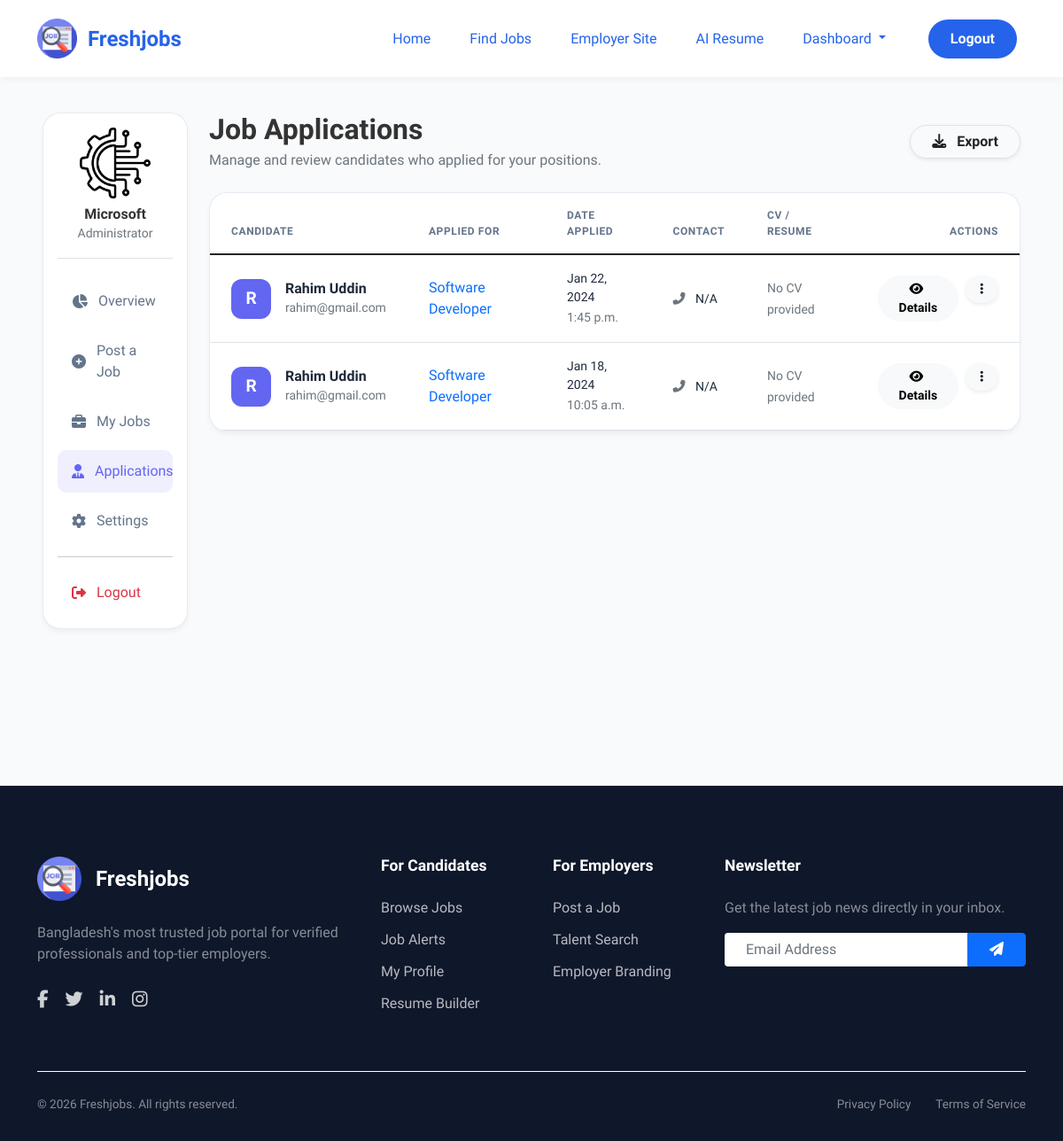
The app's page /applications/ (signed in), older data.
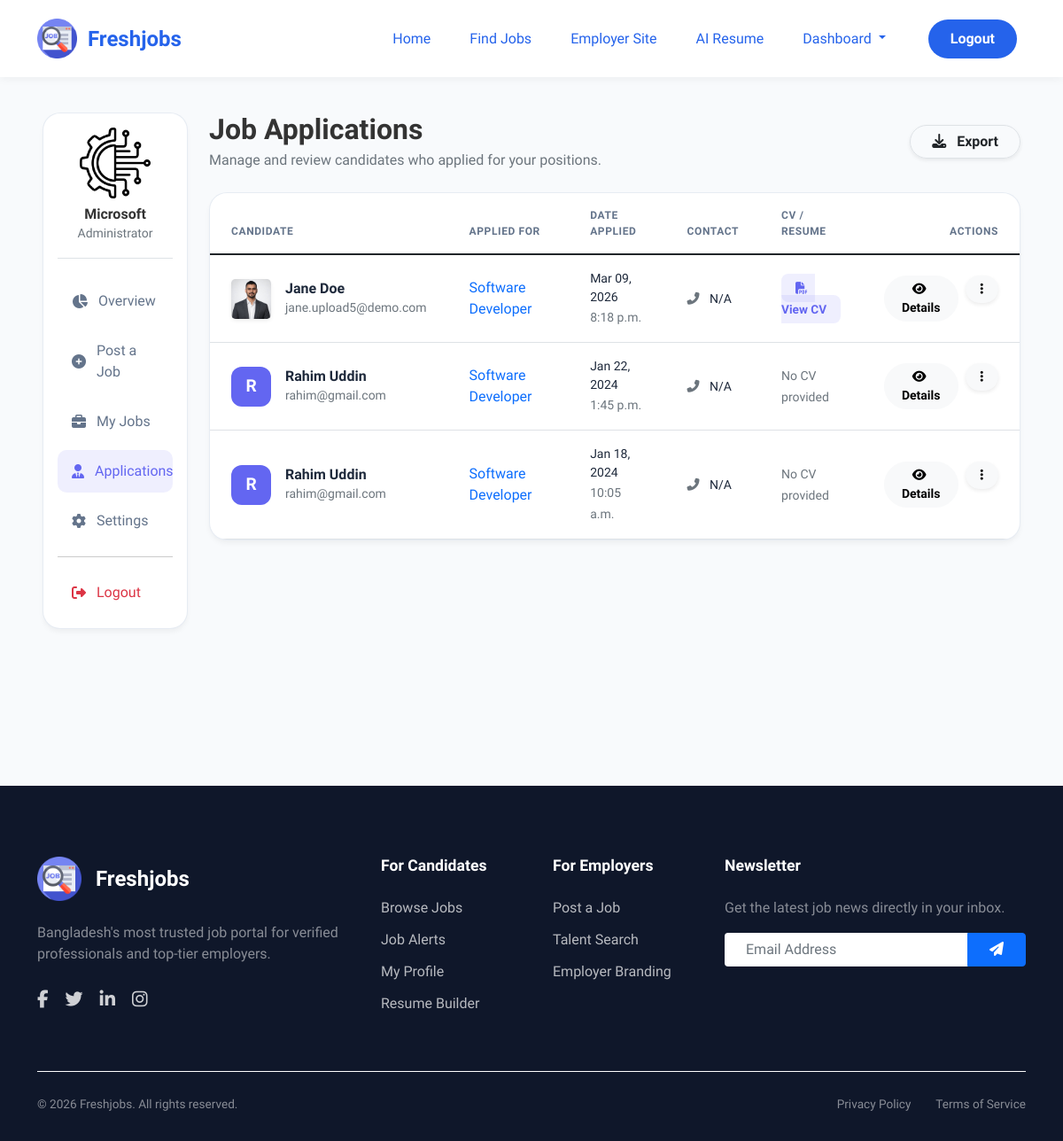
The same page, newer data.
### jobs/models.py (models this page shows, shortened)
class JobApplication(models.Model):
    job = models.ForeignKey(Jobs, on_delete=models.CASCADE)
    seeker = models.ForeignKey(Job_seeker, on_delete=models.CASCADE)
    CareerObjective = models.TextField(null=True)
    skills = models.ManyToManyField(Skill)
    projects_name = models.TextField(null=True, blank=True)
    Experience = models.TextField(null=True, blank=True)
    about_me = models.TextField(null=True)
    Contact = models.CharField(max_length=12,null=True)
    github_link = models.CharField(max_length=500,null=True)
    others_link = models.CharField(max_length=256,null=True,blank=True)
    letter = models.TextField()
    applied = models.DateTimeField(auto_now_add=True)

class Jobs(models.Model):
    title = models.CharField(max_length=70)
    description = models.TextField()
    industry = models.ForeignKey(Category,on_delete=models.CASCADE,default=None)
    Job_type = models.CharField(max_length=30,choices = JOB_TYPE,default='Full Time')
    requirements = models.TextField()
    Responsibities = models.TextField(default=None)
    qualifications = models.TextField(default=None)
    Post = models.CharField(max_length=255,default=None)
    salary = models.CharField(max_length=255,default=None)
    Benifits = models.CharField(max_length=255,default=None)
    posted_by = models.ForeignKey(Employee,on_delete=models.CASCADE)
    created_on = models.DateTimeField(auto_now_add = True)
    location = models.ForeignKey(Location, on_delete=models.CASCADE,default=None)

### job_seeker/models.py (models this page shows, shortened)
class Job_seeker(models.Model):
    user = models.OneToOneField(User,on_delete=models.CASCADE,related_name='seeker')
    Resume = models.FileField(upload_to='media/',null=True)
    profile_picture = models.ImageField(upload_to='profile_pictures/', null=True, blank=True)
    CareerObjective = models.TextField(null=True, blank=True)
    projects_name = models.TextField(null=True, blank=True)
    Experience = models.TextField(null=True, blank=True)
    about_me = models.TextField(null=True, blank=True)
    Contact = models.CharField(max_length=12,null=True, blank=True)
    github_link = models.CharField(max_length=500,null=True, blank=True)
    others_link = models.CharField(max_length=256,null=True,blank=True)
    skills = models.ManyToManyField(Skill, blank=True)

### employee/views.py (the view)
# urls.py: path('applications/', views.EmployeeApplicationsListView.as_view(), name='employee_applications'),
class EmployeeApplicationsListView(LoginRequiredMixin, ListView):
    model = JobApplication
    template_name = 'employee_applications.html'
    context_object_name = 'applications'
    def get_queryset(self):
        return JobApplication.objects.filter(job__posted_by__user=self.request.user).order_by('-applied')
    def get_context_data(self, **kwargs):
        context = super().get_context_data(**kwargs)
        context['employee'] = self.request.user.employees
        return context

### core/context_processors.py (called while the page is built)
def show_seeker_link(request):
    show_link = True  # Default to showing the link
    if 'jobs' not in request.resolver_match.func.__globals__:
        show_link = False
    return {'show_seeker_link': show_link}

### employee/templates/employee_applications.html (shortened to what the changed rows need)
{% extends 'index.html' %}
{% load static %}
{% block content %}
<link href="https://unpkg.com/aos@2.3.1/dist/aos.css" rel="stylesheet">
<div class="dashboard-container">
    <div class="container-fluid px-lg-5">
        <div class="row">
            <div class="col-lg-10">
                <div class="d-flex justify-content-between align-items-center mb-4" data-aos="fade-down">
                    <div>
                        <h2 class="fw-bold mb-1">Job Applications</h2>
                    </div>
                </div>
                <div class="dash-card" data-aos="fade-up">
                    <div class="table-responsive">
                        <table class="table">
                            <thead>
                                <tr>
                                    <th>Candidate</th>
                                    <th>Applied For</th>
                                    <th>Date Applied</th>
                                    <th>Contact</th>
                                    <th>CV / Resume</th>
                                    <th class="text-end">Actions</th>
                                </tr>
                            </thead>
                            <tbody>
                                {% for app in applications %}
                                <tr>
                                    <td>
                                        <div class="d-flex align-items-center gap-3">
                                            {% if app.seeker.profile_picture %}
                                                <img src="{{ app.seeker.profile_picture.url }}" class="rounded-3 shadow-sm" style="width: 45px; height: 45px; object-fit: cover;">
                                            {% else %}
                                                <div class="applicant-avatar">{{ app.seeker.user.username|slice:":1"|upper }}</div>
                                            {% endif %}
                                            <div>
                                                <h6 class="fw-bold mb-0">{{ app.seeker.user.first_name }} {{ app.seeker.user.last_name }}</h6>
                                                <small class="text-muted">{{ app.seeker.user.email }}</small>
                                            </div>
                                        </div>
                                    </td>
                                    <td>
                                        <span class="fw-semibold text-primary">{{ app.job.title }}</span>
                                    </td>
                                    <td>
                                        <div class="small fw-medium">{{ app.applied|date:"M d, Y" }}</div>
                                        <small class="text-muted">{{ app.applied|time }}</small>
                                    </td>
                                    <td>
                                        <div class="small"><i class="fas fa-phone-alt me-2 text-muted"></i> {{ app.Contact|default:"N/A" }}</div>
                                    </td>
                                    <td>
                                        {% if app.seeker.Resume %}
                                            <a href="{{ app.seeker.Resume.url }}" target="_blank" class="btn-view-cv text-decoration-none">
                                                <i class="fas fa-file-pdf me-2"></i> View CV
                                            </a>
                                        {% else %}
                                            <span class="text-muted small">No CV provided</span>
                                        {% endif %}
                                    </td>
                                    <td class="text-end">
                                        <div class="d-flex justify-content-end gap-2">
                                            <button class="btn btn-sm btn-light rounded-pill px-3 fw-bold" type="button" data-bs-toggle="modal" data-bs-target="#appDetail{{ app.id }}">
                                                <i class="fas fa-eye me-1"></i> Details
                                            </button>
                                            <div class="dropdown">
                                                <button class="btn btn-light shadow-sm btn-sm px-3 rounded-pill" type="button" data-bs-toggle="dropdown">
                                                    <i class="fas fa-ellipsis-v"></i>
                                                </button>
                                            </div>
                                        </div>
                                    </td>
                                </tr>
                                {% endfor %}
                            </tbody>
                        </table>
                    </div>
                </div>
            </div>
        </div>
    </div>
</div>
{% endblock content %}

Row changes from the older to the newer data that the page shows:
added JobApplication: seeker.profile_picture (picture), seeker.user.first_name "Jane", seeker.user.last_name "Doe", seeker.user.email "jane.upload5@demo.com", job "Software Developer", applied "Mar 09, 2026", applied "8:18 p.m.", Contact "N/A"
